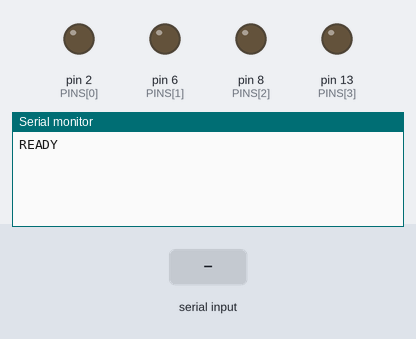
Bench run of a sketch on a simulated Arduino Uno, built with avr-gcc and run on an emulated ATmega328P. On the bench: output pins drawn as LEDs (lit = HIGH), the last lines printed to the serial monitor. The inputs (shaded band) are chosen by the test bench.

Above: at 1.2 s.
1.3 s: "ON:1\n" received over Serial
At 1.8 s:
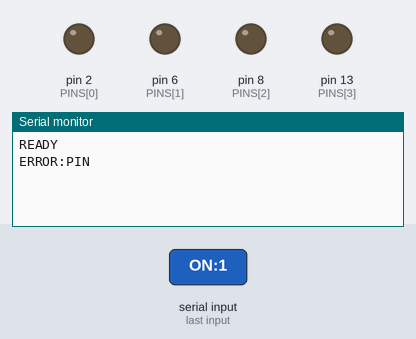
2.8 s: "ON\n" received over Serial
At 4.1 s:
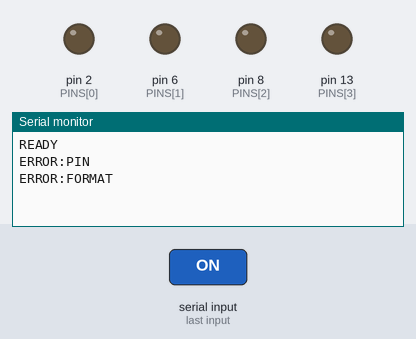

Measured:
- after the input at 1.3 s, the serial monitor: prints a new line at once (image 1)
- after the input at 2.8 s, the serial monitor: prints a new line at once (image 2)

The sketch:

lumos_controller.ino
```cpp
const int PINS[] = {2, 6, 8, 13};
const int PIN_COUNT = 4;

void setup() {
  Serial.begin(9600);
  for (int i = 0; i < PIN_COUNT; i++) {
    pinMode(PINS[i], OUTPUT);
    digitalWrite(PINS[i], LOW);
  }
  Serial.println("READY");
}

void loop() {
  if (Serial.available()) {
    String cmd = Serial.readStringUntil('\n');
    cmd.trim();

    int sep = cmd.indexOf(':');
    if (sep == -1) {
      Serial.println("ERROR:FORMAT");
      return;
    }

    int pin = cmd.substring(0, sep).toInt();
    String action = cmd.substring(sep + 1);
    action.toUpperCase();

    // vérifier que le pin est autorisé
    bool valid = false;
    for (int i = 0; i < PIN_COUNT; i++) {
      if (PINS[i] == pin) { valid = true; break; }
    }

    if (!valid) {
      Serial.println("ERROR:PIN");
      return;
    }

    if (action == "ON") {
      digitalWrite(pin, HIGH);
      Serial.println("OK");
    } else if (action == "OFF") {
      digitalWrite(pin, LOW);
      Serial.println("OK");
    } else {
      Serial.println("ERROR:ACTION");
    }
  }
}
```
